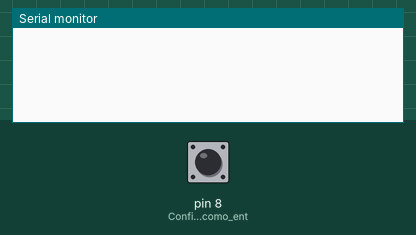
Bench run of a sketch on a simulated Arduino Uno, built with avr-gcc and run on an emulated ATmega328P. On the bench: the last lines printed to the serial monitor. The test bench sets the inputs (shaded band); at power-on: pin 8 (Configura_pino_8_como_ent) HIGH.

Above: at 1.2 s.
1.3 s: pin 8 (Configura_pino_8_como_ent) pulled LOW for 0.15 s
At 1.8 s:
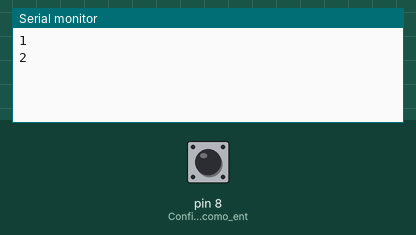
2.9 s: pin 8 (Configura_pino_8_como_ent) pulled LOW for 1 s
At 4.3 s:
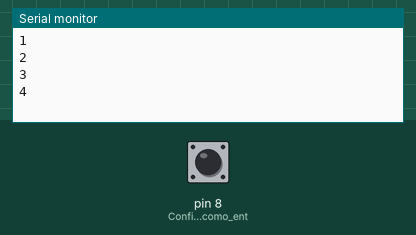
5.4 s: pin 8 (Configura_pino_8_como_ent) pulled LOW for 0.15 s
At 6.1 s:
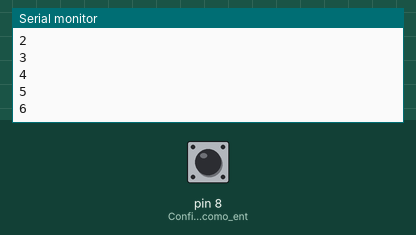
Timing chart, 0 to 8.4 s (numbered marks = the images above; inputs shaded):
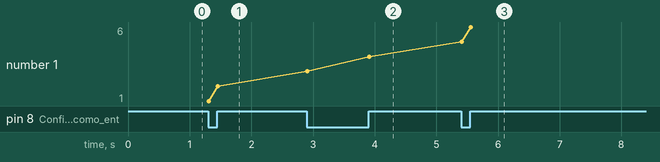

The sketch:

arduino-debounce.ino
```cpp
// (licence header left out)
bool stable;    // Guarda o último estado estável do botão;
bool unstable;  // Guarda o último estado instável do botão;
uint32_t bounce_timer;
uint8_t counter = 0;

bool changed() {
  bool now = digitalRead(8);   // Lê o estado atual do botão;
  if (unstable != now) {       // Checa se houve mudança;
    bounce_timer = millis();   // Atualiza timer;
    unstable = now;            // Atualiza estado instável;
  }
  else if (millis() - bounce_timer > 10) {  // Checa o tempo de trepidação acabou;
    if (stable != now) {           // Checa se a mudança ainda persiste;
      stable = now;                  // Atualiza estado estável;
      return 1;
    }
  }
  return 0;
}

void setup() {
  Serial.begin(9600);        // Configura comunicação serial a uma taxa de 9600 bauds.
  pinMode(8, INPUT_PULLUP);  // Configura pino 8 como entrada e habilita pull up interno;
  stable = digitalRead(8);
}

void loop() {
  if (changed()) {
    ++counter;
    Serial.println(counter);
  }

  // Outras tarefas;
}
```

Measured:
- after the input at 1.3 s, the serial monitor: prints a new line at once (image 1)
- after the input at 2.9 s, the serial monitor: prints a new line at once (image 2)
- after the input at 5.4 s, the serial monitor: prints a new line at once (image 3)
- plotted number 1: 2 → 4 after the input at 2.9 s, 4 → 6 after the input at 5.4 s
